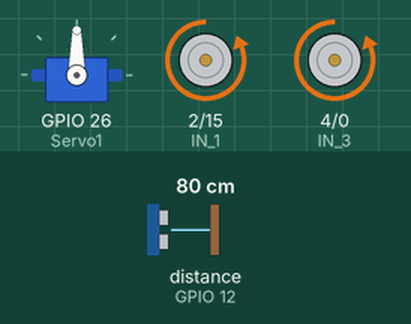
Recording of a sketch running on a simulated ESP32. Shown: servo, motor-driver pin pairs drawn as motors (green arrow = first pin HIGH = forward, orange = second pin HIGH = backward, longer = more drive, scaled by the enable pin). The inputs (shaded band) are chosen by the test bench; at power-on: distance to the obstacle (sensor on GPIO 12) 80 cm. The echo pulse lasts 58.3 µs per cm.

Above: at 3.9 s.
4.0 s: distance to the obstacle (sensor on GPIO 12) set to 17 cm
5.5 s: distance to the obstacle (sensor on GPIO 12) set to 14 cm
At 6.5 s:
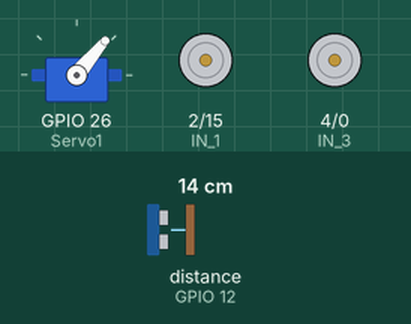
8.5 s: distance to the obstacle (sensor on GPIO 12) set to 18 cm
At 11.2 s:
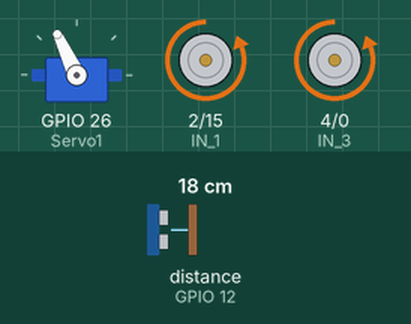
11.5 s: distance to the obstacle (sensor on GPIO 12) set to 2 cm
At 13.6 s:
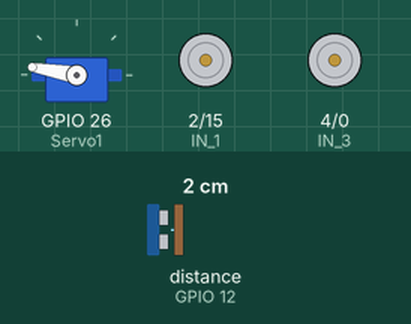
14.5 s: distance to the obstacle (sensor on GPIO 12) set to 35 cm
At 16.35 s:
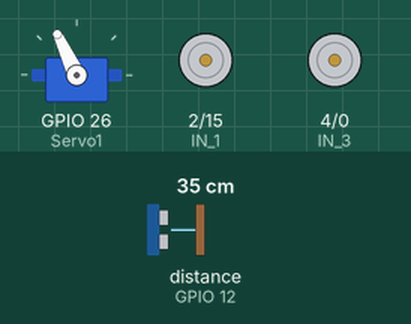
Timing chart, 0 to 18.0 s (numbered marks = the images above; inputs shaded):
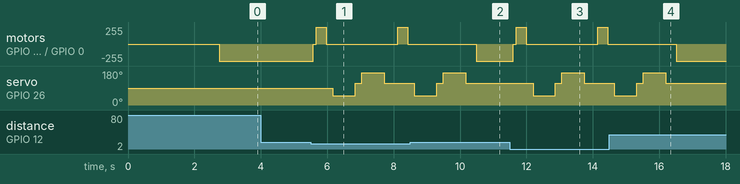

The sketch:

Obstacles_avoiding_car.ino
```cpp
# include<ESP32Servo.h>
# include<NewPing.h>
Servo Servo1;
#define ENA   14          // Enable/speed motors Right        GPIO14(D5)
#define ENB   27          // Enable/speed motors Left         GPIO27(D27)
#define IN_1  2          // L298N in1 motors Right           GPIO2(D2)
#define IN_2  15          // L298N in2 motors Right           GPIO15(D15)
#define IN_3  4           // L298N in3 motors Left            GPIO2(D4)
#define IN_4  0           // L298N in4 motors Left            GPIO0(D3)
//#define Button 25        // For switch connected to GPIO25
const int trig=13;              // Triger part of ultrasonic sensor connected  GPIO13(D13)
 const int echo=12;             // echo part of ultrasonic sensor connected  GPIO12(D12)
 NewPing sonar(trig,echo,500);   // its deffault range is 500 itself
int Led_builtin=2;

int distance =100;
   int readping(){
  delay(70);
  int centi_meter=sonar.ping_cm();
  if (centi_meter==0){
    centi_meter=250;
  }
  return centi_meter;
}
  int lookRight(){
    Servo1.write(50);
    delay(500);
    int distance = readping();
    delay(100);
    Servo1.write(115);
    return distance;
}

int lookLeft()
{
    Servo1.write(170);
    delay(500);
    int distance = readping();
    delay(100);
    Servo1.write(115);
    return distance;
    delay(100);
}


void setup(){
  Servo1.attach(26);    //PWM is connected to GPIO26
  Serial.begin(115200);


  pinMode(trig,OUTPUT);         // For ultrasonic sencor
  pinMode(echo,INPUT);
  Serial.begin(9600);
  pinMode(Led_builtin, OUTPUT);
//  pinMode(Button,INPUT);

  pinMode(ENA, OUTPUT);
  pinMode(ENB, OUTPUT);
  pinMode(IN_1, OUTPUT);     // For motor
  pinMode(IN_2, OUTPUT);
  pinMode(IN_3, OUTPUT);
  pinMode(IN_4, OUTPUT);
    delay(2000);
  distance = readping();
  delay(100);
  distance = readping();
  delay(100);
  distance = readping();
  delay(100);
  distance = readping();
  delay(100);

}

 void goAhead(){

      digitalWrite(IN_1, LOW);
      digitalWrite(IN_2, HIGH);
      analogWrite(ENA, 800);

      digitalWrite(IN_3, LOW);
      digitalWrite(IN_4, HIGH);
      analogWrite(ENB, 800);
  }

void goBack(){

      digitalWrite(IN_1, HIGH);
      digitalWrite(IN_2, LOW);
      analogWrite(ENA, 800);

      digitalWrite(IN_3, HIGH);
      digitalWrite(IN_4, LOW);
      analogWrite(ENB, 800);
  }

void goRight(){

      digitalWrite(IN_1, HIGH);
      digitalWrite(IN_2, LOW);
      analogWrite(ENA, 800/3);

      digitalWrite(IN_3, LOW);
      digitalWrite(IN_4, HIGH);
      analogWrite(ENB, 800/3);
  }

void goLeft(){

      digitalWrite(IN_1, LOW);
      digitalWrite(IN_2, HIGH);
      analogWrite(ENA, 800/3);

      digitalWrite(IN_3, HIGH);
      digitalWrite(IN_4, LOW);
      analogWrite(ENB, 800/3);
  }
void stop(){
      digitalWrite(IN_1, LOW);
      digitalWrite(IN_2, LOW);
      analogWrite(ENA, 0);

      digitalWrite(IN_3, LOW);
      digitalWrite(IN_4, LOW);
      analogWrite(ENB, 0);
 }
void loop(){


 int distanceR = 0;
 int distanceL =  0;
 delay(40);
  if(distance<=15)
 {
  stop();
  delay(100);
  goBack();
  delay(300);
  stop();
  delay(200);
  distanceR = lookRight();
  delay(200);
  distanceL = lookLeft();
  delay(200);

  if(distanceR>=distanceL)
  {
    goRight();
    stop();
  }else
  {
    goLeft();
    stop();
  }
 }else
 {
  goAhead();
 }
 distance = readping();

}
```

Measured:
- the behaviour switches between 16 and 15 cm on distance to the obstacle (sensor on GPIO 12) (found by bisection; images 0 and 1)
- after the input at 4.0 s, every drawn part: stays the same
- after the input at 5.5 s, motor on GPIO 2 (IN_1) / GPIO 15 (IN_2), motor on GPIO 4 (IN_3) / GPIO 0 (IN_4): goes stopped 0.10 s, forward 255/255 0.30 s, stopped 2.2 s, forward 255/255 0.30 s, then stopped, starting after 0.07 s; servo on GPIO 26 (Servo1): 90° → 50° after 0.67 s, → 115° 0.67 s later, → 170° 0.20 s later, → 115° 0.67 s later
- after the input at 8.5 s, servo on GPIO 26 (Servo1): goes on until 10.2 s, then stays 115°
- after the input at 11.5 s, motor on GPIO 2 (IN_1) / GPIO 15 (IN_2), motor on GPIO 4 (IN_3) / GPIO 0 (IN_4): goes stopped 0.10 s, forward 255/255 0.30 s, stopped 2.2 s, forward 255/255 0.30 s, then stopped, starting after 0.10 s; servo on GPIO 26 (Servo1): 115° → 50° after 0.70 s, → 115° 0.67 s later, → 170° 0.20 s later, → 115° 0.67 s later
- after the input at 14.5 s, servo on GPIO 26 (Servo1): goes on until 16.2 s, then stays 115°
